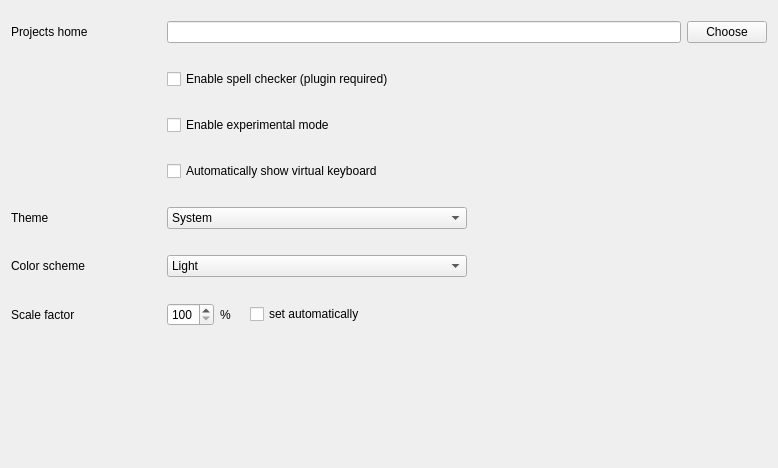
         <widget class="QWidget" name="scrollAreaWidgetContents">
          <property name="geometry">
           <rect>
            <x>0</x>
            <y>0</y>
            <width>778</width>
            <height>468</height>
           </rect>
          </property>
          <layout class="QVBoxLayout" name="verticalLayout_10">
           <item>
            <layout class="QHBoxLayout" name="projectHomeLayout">
             <property name="topMargin">
              <number>10</number>
             </property>
             <property name="bottomMargin">
              <number>10</number>
             </property>
             <item>
              <widget class="QLabel" name="projectsHomeLabel">
               <property name="minimumSize">
                <size>
                 <width>150</width>
                 <height>0</height>
                </size>
               </property>
               <property name="text">
                <string>Projects home</string>
               </property>
              </widget>
             </item>
             <item>
              <widget class="QLineEdit" name="projectsHomeLineEdit"/>
             </item>
             <item>
              <widget class="QPushButton" name="projectsHomeButton">
               <property name="text">
                <string>Choose</string>
               </property>
              </widget>
             </item>
            </layout>
           </item>
           <item>
            <layout class="QHBoxLayout" name="spellCheckerLayout">
             <property name="leftMargin">
              <number>156</number>
             </property>
             <property name="topMargin">
              <number>10</number>
             </property>
             <property name="bottomMargin">
              <number>10</number>
             </property>
             <item>
              <widget class="QCheckBox" name="spellCheckerCheckbox">
               <property name="sizePolicy">
                <sizepolicy hsizetype="Preferred" vsizetype="Fixed">
                 <horstretch>0</horstretch>
                 <verstretch>0</verstretch>
                </sizepolicy>
               </property>
               <property name="text">
                <string>Enable spell checker (plugin required)</string>
               </property>
              </widget>
             </item>
            </layout>
           </item>
           <item>
            <layout class="QHBoxLayout" name="experimentalModeLayout">
             <property name="leftMargin">
              <number>156</number>
             </property>
             <property name="topMargin">
              <number>10</number>
             </property>
             <property name="bottomMargin">
              <number>10</number>
             </property>
             <item>
              <widget class="QCheckBox" name="experimentalModeCheckbox">
               <property name="sizePolicy">
                <sizepolicy hsizetype="Preferred" vsizetype="Fixed">
                 <horstretch>0</horstretch>
                 <verstretch>0</verstretch>
                </sizepolicy>
               </property>
               <property name="text">
                <string>Enable experimental mode</string>
               </property>
              </widget>
             </item>
            </layout>
           </item>
           <item>
            <layout class="QHBoxLayout" name="virtualKeyboardLayout">
             <property name="leftMargin">
              <number>156</number>
             </property>
             <property name="topMargin">
              <number>10</number>
             </property>
             <property name="bottomMargin">
              <number>10</number>
             </property>
             <item>
              <widget class="QCheckBox" name="virtualKeyboardCheckBox">
               <property name="text">
                <string>Automatically show virtual keyboard</string>
               </property>
              </widget>
             </item>
            </layout>
           </item>
           <item>
            <layout class="QHBoxLayout" name="generalThemeLayout">
             <property name="topMargin">
              <number>10</number>
             </property>
             <property name="bottomMargin">
              <number>10</number>
             </property>
             <item>
              <widget class="QLabel" name="generalThemeLabel">
               <property name="minimumSize">
                <size>
                 <width>150</width>
                 <height>0</height>
                </size>
               </property>
               <property name="text">
                <string>Theme</string>
               </property>
              </widget>
             </item>
             <item>
              <widget class="QComboBox" name="generalThemeCombobox">
               <property name="sizePolicy">
                <sizepolicy hsizetype="Expanding" vsizetype="Fixed">
                 <horstretch>0</horstretch>
                 <verstretch>0</verstretch>
                </sizepolicy>
               </property>
               <property name="minimumSize">
                <size>
                 <width>0</width>
                 <height>0</height>
                </size>
               </property>
               <item>
                <property name="text">
                 <string notr="true">System</string>
                </property>
               </item>
               <item>
                <property name="text">
                 <string notr="true">Light</string>
                </property>
               </item>
               <item>
                <property name="text">
                 <string notr="true">Dark</string>
                </property>
               </item>
              </widget>
             </item>
             <item>
              <spacer name="horizontalSpacer">
               <property name="orientation">
                <enum>Qt::Horizontal</enum>
               </property>
               <property name="sizeHint" stdset="0">
                <size>
                 <width>40</width>
                 <height>20</height>
                </size>
               </property>
              </spacer>
             </item>
            </layout>
           </item>
           <item>
            <layout class="QHBoxLayout" name="generalColorSchemeLayout">
             <property name="topMargin">
              <number>10</number>
             </property>
             <property name="bottomMargin">
              <number>10</number>
             </property>
             <item>
              <widget class="QLabel" name="generalColorSchemeLabel">
               <property name="minimumSize">
                <size>
                 <width>150</width>
                 <height>0</height>
                </size>
               </property>
               <property name="text">
                <string>Color scheme</string>
               </property>
              </widget>
             </item>
             <item>
              <widget class="QComboBox" name="generalColorSchemeCombobox">
               <property name="sizePolicy">
                <sizepolicy hsizetype="Expanding" vsizetype="Fixed">
                 <horstretch>0</horstretch>
                 <verstretch>0</verstretch>
                </sizepolicy>
               </property>
               <property name="minimumSize">
                <size>
                 <width>0</width>
                 <height>0</height>
                </size>
               </property>
               <item>
                <property name="text">
                 <string notr="true">Light</string>
                </property>
               </item>
               <item>
                <property name="text">
                 <string notr="true">Dark</string>
                </property>
               </item>
              </widget>
             </item>
             <item>
              <spacer name="horizontalSpacer_2">
               <property name="orientation">
                <enum>Qt::Horizontal</enum>
               </property>
               <property name="sizeHint" stdset="0">
                <size>
                 <width>40</width>
                 <height>20</height>
                </size>
               </property>
              </spacer>
             </item>
            </layout>
           </item>
           <item>
            <layout class="QHBoxLayout" name="scaleFactorLayout">
             <property name="topMargin">
              <number>10</number>
             </property>
             <property name="bottomMargin">
              <number>10</number>
             </property>
             <item>
              <widget class="QLabel" name="scaleFactorLabel">
               <property name="minimumSize">
                <size>
                 <width>150</width>
                 <height>0</height>
                </size>
               </property>
               <property name="text">
                <string>Scale factor</string>
               </property>
              </widget>
             </item>
             <item>
              <widget class="QSpinBox" name="scaleFactorSpinBox">
               <property name="minimum">
                <number>100</number>
               </property>
               <property name="maximum">
                <number>400</number>
               </property>
               <property name="singleStep">
                <number>10</number>
               </property>
              </widget>
             </item>
             <item>
              <widget class="QLabel" name="scaleFactorPercentLabel">
               <property name="text">
                <string>%    </string>
               </property>
              </widget>
             </item>
             <item>
              <widget class="QCheckBox" name="scaleFactorCheckBox">
               <property name="text">
                <string>set automatically</string>
               </property>
              </widget>
             </item>
             <item>
              <spacer name="horizontalSpacer_7">
               <property name="orientation">
                <enum>Qt::Horizontal</enum>
               </property>
               <property name="sizeHint" stdset="0">
                <size>
                 <width>40</width>
                 <height>20</height>
                </size>
               </property>
              </spacer>
             </item>
            </layout>
           </item>
           <item>
            <spacer name="generalSpacer">
             <property name="orientation">
              <enum>Qt::Vertical</enum>
             </property>
             <property name="sizeHint" stdset="0">
              <size>
               <width>20</width>
               <height>40</height>
              </size>
             </property>
            </spacer>
           </item>
          </layout>
         </widget>
